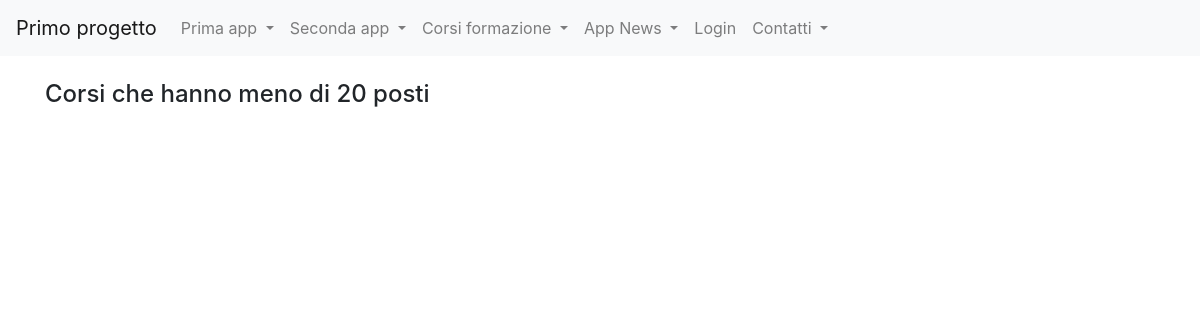
Page /corsi_formazione/view_d on the earlier database version.
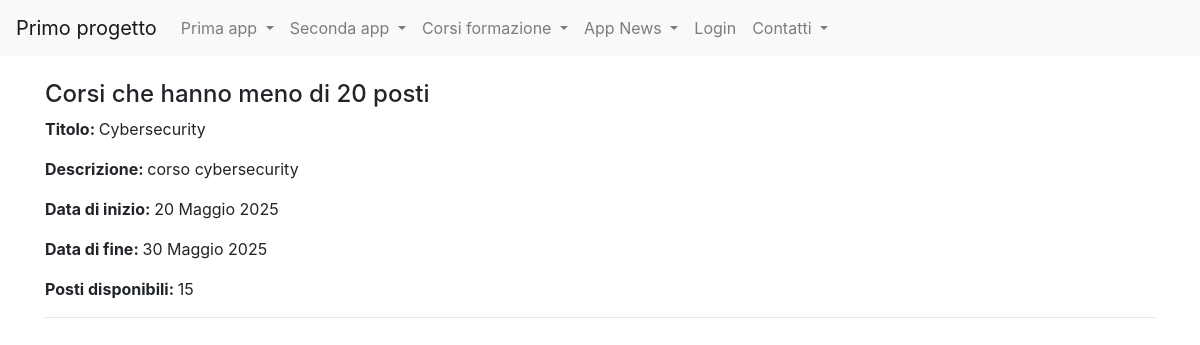
Same page on the later database version.
### corsi_formazione/models.py (models this page shows, shortened)
class Corso(models.Model):
    titolo = models.CharField(max_length=35)
    descrizione = models.CharField(max_length=20)
    data_inizio = models.DateField(blank=True)
    data_fine = models.DateField(blank=True)
    posti_disponibili = models.IntegerField(default=0,blank=True)
    class Meta:
        verbose_name = "Corso"
        verbose_name_plural = "Corsi"

### corsi_formazione/views.py (the view)
# urls.py: path("view_d", view_d, name="view_d" ),
def view_d(request): #view di view d
    corsi_meno_20 = Corso.objects.filter(posti_disponibili__lt=20)
    context = {'corsi' : corsi_meno_20}
    return render(request, 'view_d.html',context)

### corsi_formazione/templates/view_d.html (shortened to what this page needs)
{% extends 'base.html'%}
{%block content%}
<h4> Corsi che hanno meno di 20 posti </h4>
{% for corso in corsi %}
    <p><strong>Titolo: </strong>{{ corso.titolo }}</p>
    <p><strong>Descrizione: </strong>{{ corso.descrizione }}</p>
    <p><strong>Data di inizio: </strong>{{ corso.data_inizio }}</p>
    <p><strong>Data di fine: </strong>{{ corso.data_fine }}</p>
    <p><strong>Posti disponibili: </strong>{{ corso.posti_disponibili }}</p>
    <hr>
{% endfor %}
{%endblock content%}

Differences in the rows shown:
added Corso: titolo "Cybersecurity", descrizione "corso cybersecurity", data_inizio "20 Maggio 2025", data_fine "30 Maggio 2025", posti_disponibili "15"
